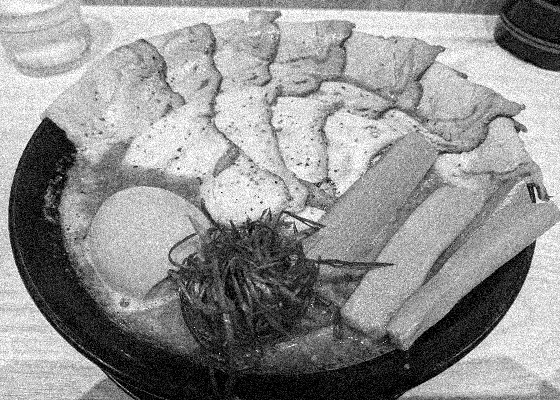
#> input picture HW1/hw1_sample_images/sample6.jpg, 560 x 400 px
$ python problem3.py
#> lines starting #> are read from the running program, lines starting #| are printed output that depends on the picture; long printed decimals are rounded
import cv2
import numpy as np
from matplotlib import pyplot as plt
import math

sample6_img = cv2.imread('hw1_sample_images/sample6.jpg')
#> sample6_img is the input picture: shape (400, 560, 3); min 0, max 255, mean 146.1
sample7_img = cv2.imread('hw1_sample_images/sample7.jpg')
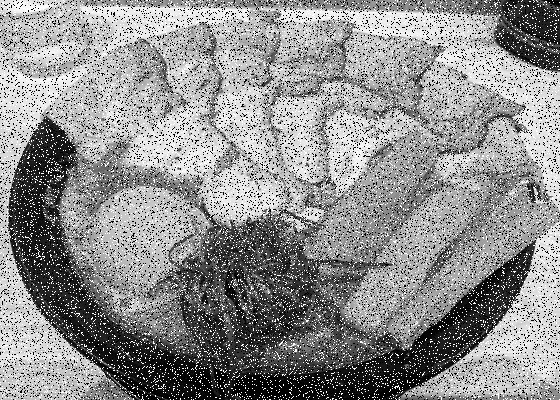
#> input picture HW1/hw1_sample_images/sample7.jpg, 560 x 400 px
#> sample7_img is the input picture: shape (400, 560, 3); min 0, max 255, mean 142.6

imgInfo = sample6_img.shape
#> imgInfo = (400, 560, 3)
height = imgInfo[0]
#> height = 400
width = imgInfo[1]
#> width = 560

result8_img = np.zeros((height, width, 3), np.uint8)

mask = [[1, 1, 1],
		[1, 1, 1],
		[1, 1, 1]]

for i in range(0,height):
	for j in range(0,width):
		image_sec = [[0, 0, 0],
					 [0, 0, 0],
					 [0, 0, 0]]
		if i == 0 and j == 0:
			image_sec[0][0] = sample6_img[i,j][0]
			image_sec[0][1] = sample6_img[i,j][0]
			image_sec[0][2] = sample6_img[i,j][0]
			image_sec[1][0] = sample6_img[i,j][0]
			image_sec[2][0] = sample6_img[i,j][0]
		elif i == 0 and j == width-1:
			image_sec[0][0] = sample6_img[i,j][0]
			image_sec[0][1] = sample6_img[i,j][0]
			image_sec[0][2] = sample6_img[i,j][0]
			image_sec[1][2] = sample6_img[i,j][0]
			image_sec[2][2] = sample6_img[i,j][0]
		elif i == height-1 and j == 0:
			image_sec[0][0] = sample6_img[i,j][0]
			image_sec[1][0] = sample6_img[i,j][0]
			image_sec[2][0] = sample6_img[i,j][0]
			image_sec[2][1] = sample6_img[i,j][0]
			image_sec[2][2] = sample6_img[i,j][0]
		elif i == height-1 and j == width-1:
			image_sec[0][2] = sample6_img[i,j][0]
			image_sec[1][2] = sample6_img[i,j][0]
			image_sec[2][0] = sample6_img[i,j][0]
			image_sec[2][1] = sample6_img[i,j][0]
			image_sec[2][2] = sample6_img[i,j][0]
		elif i == 0:
			image_sec[0][0] = sample6_img[i,j][0]
			image_sec[0][1] = sample6_img[i,j][0]
			image_sec[0][2] = sample6_img[i,j][0]
		elif i == height-1:
			image_sec[2][0] = sample6_img[i,j][0]
			image_sec[2][1] = sample6_img[i,j][0]
			image_sec[2][2] = sample6_img[i,j][0]
		elif j == 0:
			image_sec[0][0] = sample6_img[i,j][0]
			image_sec[1][0] = sample6_img[i,j][0]
			image_sec[2][0] = sample6_img[i,j][0]
		elif j == width-1:
			image_sec[0][2] = sample6_img[i,j][0]
			image_sec[1][2] = sample6_img[i,j][0]
			image_sec[2][2] = sample6_img[i,j][0]
		else:
			image_sec[0][0] = sample6_img[i-1,j-1][0]
			image_sec[0][1] = sample6_img[i-1,j][0]
			image_sec[0][2] = sample6_img[i-1,j+1][0]
			image_sec[1][0] = sample6_img[i,j-1][0]
			image_sec[1][1] = sample6_img[i,j][0]
			image_sec[1][2] = sample6_img[i,j+1][0]
			image_sec[2][0] = sample6_img[i+1,j-1][0]
			image_sec[2][1] = sample6_img[i+1,j][0]
			image_sec[2][2] = sample6_img[i+1,j+1][0]

		newval = 0
		for k in range(2):
			for l in range(2):
				newval += + (mask[k][l] * image_sec[k][l])
		newval = newval / 9
		newattr = (newval, newval, newval)
		result8_img[i,j] = np.uint8(newattr)
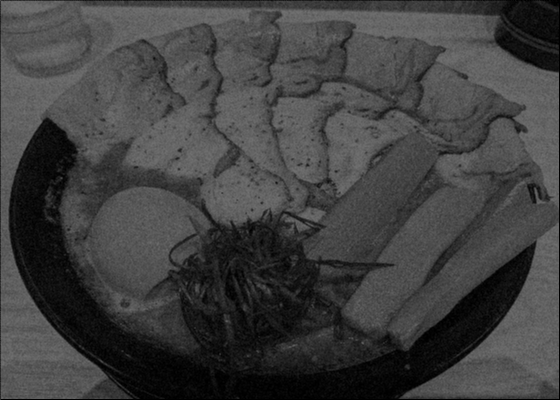
#> result8_img: shape (400, 560, 3); min 0, max 113, mean 64.1

cv2.imwrite('hw1_result_images/8_result.jpg', result8_img)

MSE = 0
for i in range(0,height):
	for j in range(0,width):
		MSE += (int(result8_img[i,j][0])-int(sample6_img[i,j][0]))**2
#> after the loop, MSE = 1946091854
MSE = MSE / (height * width)
#> MSE = 8687.9
PSNR = 10 * math.log((255**2)/MSE, 10)
#> PSNR = 8.74
print("the PSNR of 8_result.jpg is", PSNR)
#| the PSNR of 8_result.jpg is 8.742


imgInfo = sample7_img.shape
height = imgInfo[0]
width = imgInfo[1]

result9_img = np.zeros((height, width, 3), np.uint8)

for i in range(0,height):
	for j in range(0,width):
		image_sec = [[0, 0, 0],
					 [0, 0, 0],
					 [0, 0, 0]]
		if i == 0 and j == 0:
			image_sec[0][0] = sample7_img[i,j][0]
			image_sec[0][1] = sample7_img[i,j][0]
			image_sec[0][2] = sample7_img[i,j][0]
			image_sec[1][0] = sample7_img[i,j][0]
			image_sec[2][0] = sample7_img[i,j][0]
		elif i == 0 and j == width-1:
			image_sec[0][0] = sample7_img[i,j][0]
			image_sec[0][1] = sample7_img[i,j][0]
			image_sec[0][2] = sample7_img[i,j][0]
			image_sec[1][2] = sample7_img[i,j][0]
			image_sec[2][2] = sample7_img[i,j][0]
		elif i == height-1 and j == 0:
			image_sec[0][0] = sample7_img[i,j][0]
			image_sec[1][0] = sample7_img[i,j][0]
			image_sec[2][0] = sample7_img[i,j][0]
			image_sec[2][1] = sample7_img[i,j][0]
			image_sec[2][2] = sample7_img[i,j][0]
		elif i == height-1 and j == width-1:
			image_sec[0][2] = sample7_img[i,j][0]
			image_sec[1][2] = sample7_img[i,j][0]
			image_sec[2][0] = sample7_img[i,j][0]
			image_sec[2][1] = sample7_img[i,j][0]
			image_sec[2][2] = sample7_img[i,j][0]
		elif i == 0:
			image_sec[0][0] = sample7_img[i,j][0]
			image_sec[0][1] = sample7_img[i,j][0]
			image_sec[0][2] = sample7_img[i,j][0]
		elif i == height-1:
			image_sec[2][0] = sample7_img[i,j][0]
			image_sec[2][1] = sample7_img[i,j][0]
			image_sec[2][2] = sample7_img[i,j][0]
		elif j == 0:
			image_sec[0][0] = sample7_img[i,j][0]
			image_sec[1][0] = sample7_img[i,j][0]
			image_sec[2][0] = sample7_img[i,j][0]
		elif j == width-1:
			image_sec[0][2] = sample7_img[i,j][0]
			image_sec[1][2] = sample7_img[i,j][0]
			image_sec[2][2] = sample7_img[i,j][0]
		else:
			image_sec[0][0] = sample7_img[i-1,j-1][0]
			image_sec[0][1] = sample7_img[i-1,j][0]
			image_sec[0][2] = sample7_img[i-1,j+1][0]
			image_sec[1][0] = sample7_img[i,j-1][0]
			image_sec[1][1] = sample7_img[i,j][0]
			image_sec[1][2] = sample7_img[i,j+1][0]
			image_sec[2][0] = sample7_img[i+1,j-1][0]
			image_sec[2][1] = sample7_img[i+1,j][0]
			image_sec[2][2] = sample7_img[i+1,j+1][0]
		MINR = min(min(image_sec[1][0], image_sec[1][1]), image_sec[1][2])
		MINC = min(image_sec[0][1], image_sec[1][1], image_sec[2][1])
		MAXMIN = max(MINR, MINC)

		MINMAX = min(max(image_sec[1][0], image_sec[1][1], image_sec[1][2]),
			     max(image_sec[0][1], image_sec[1][1], image_sec[2][1]))
		PMED = 0.5 * MAXMIN + 0.5 * MINMAX
		newattr = (PMED, PMED, PMED)
		result9_img[i,j] = np.uint8(newattr)
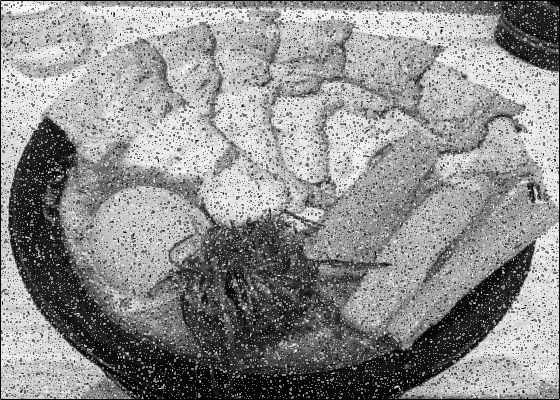
#> result9_img: shape (400, 560, 3); min 0, max 255, mean 142.4

cv2.imwrite('hw1_result_images/9_result.jpg', result9_img)

MSE = 0
for i in range(0,height):
	for j in range(0,width):
		MSE += (int(result9_img[i,j][0])-int(sample7_img[i,j][0]))**2
#> after the loop, MSE = 387568463
MSE = MSE / (height * width)
#> MSE = 1730.2
PSNR = 10 * math.log((255**2)/MSE, 10)
#> PSNR = 15.75
print("the PSNR of 9_result.jpg is", PSNR)
#| the PSNR of 9_result.jpg is 15.750
